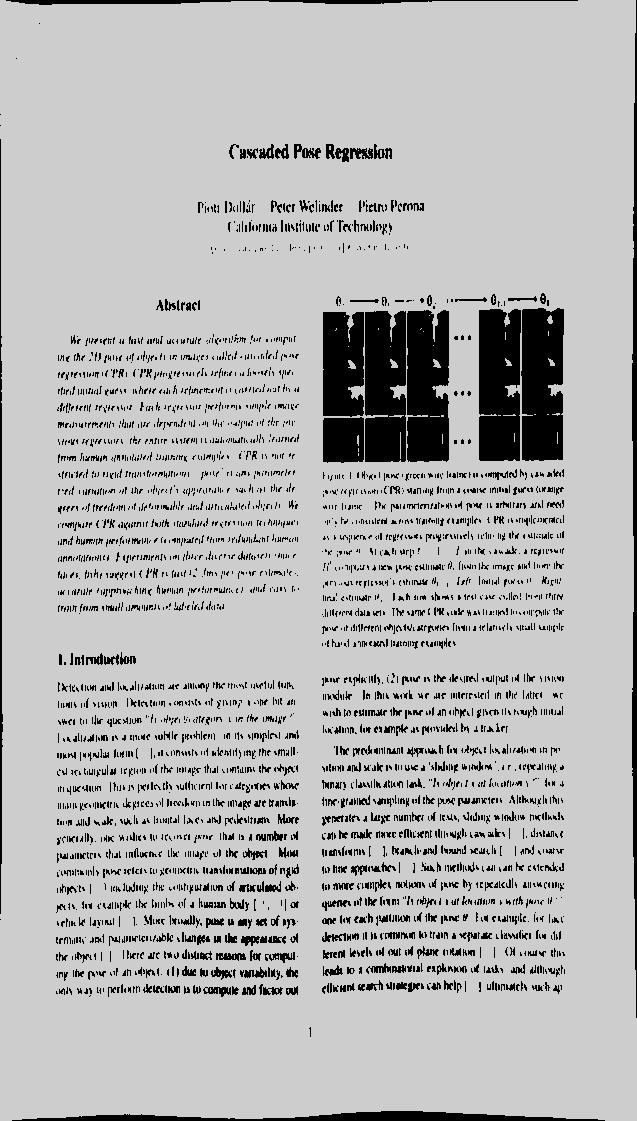
#> input picture XLAProject/normal_image.jpg, 637 x 1121 px
$ python -i normal.py   (imports and definitions only)
#> lines starting #> are read from the running program, lines starting #| are printed output that depends on the picture; after the words box and inside, x2 and y2 are one past the last pixel; in counts of white or black regions, pixels touching at a corner belong together
#> further down, picture is the input picture: shape (1121, 637, 3); min 0, max 214, mean 181.1
import cv2
import numpy as np

def rectify(h):
    h = h.reshape((4,2))
    hnew = np.zeros((4,2),dtype = np.float32)

    add = h.sum(1)
    hnew[0] = h[np.argmin(add)]
    hnew[2] = h[np.argmax(add)]

    diff = np.diff(h,axis = 1)
    hnew[1] = h[np.argmin(diff)]
    hnew[3] = h[np.argmax(diff)]

    return hnew
def scan_document(image):
    # thay đổi kích thước hình ảnh để xử lý dễ hơn,
    # chọn kích thước tối ưu để nội dung quan trọng không bị mất
    image = cv2.resize(image,(1500, 880))
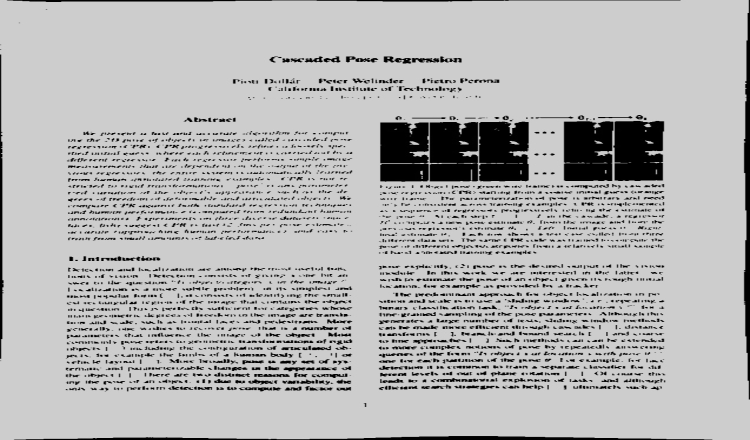
#> image: shape (880, 1500, 3) (shown at 1/2 size); min 0, max 212, mean 181

    # tạo một bản sao của ảnh gốc
    orig = image.copy()

    # chuyển đổi sang thang độ xám và mờ thành mịn
    gray = cv2.cvtColor(image, cv2.COLOR_BGR2GRAY)
    blurred = cv2.GaussianBlur(gray, (5, 5), 0)
    #blurred = cv2.medianBlur(gray, 5)

    # sử dụng phương pháp Canny Edge Detection
    edged = cv2.Canny(blurred, 0, 50)
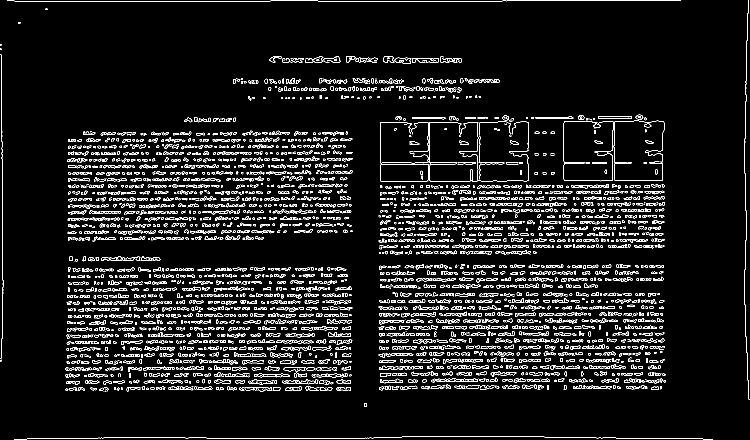
#> edged: shape (880, 1500) (shown at 1/2 size); 7% white in thin lines or dots
    orig_edged = edged.copy()

    # tìm các đường viền trong các cạnh của hình ảnh,
    # chỉ giữ lại những đường viền lớn nhất và khởi tạo đường viền màn hình.
    (contours, _) = cv2.findContours(edged, cv2.RETR_LIST, cv2.CHAIN_APPROX_NONE)
#> contours = 6271 contours, 4437 with area under 20; largest, box (x1, y1, x2, y2) and area: (760, 327, 859, 364) 3272, (760, 328, 857, 364) 3264, (858, 243, 1058, 363) 286, (758, 731, 815, 740) 266, (573, 759, 629, 769) 264
    contours = sorted(contours, key=cv2.contourArea, reverse=True)

    #x,y,w,h = cv2.boundingRect(contours[0])
    #cv2.rectangle(image,(x,y),(x+w,y+h),(0,0,255),0)

    # lấy đường viền xấp xỉ
    for c in contours:
        p = cv2.arcLength(c, True)
        approx = cv2.approxPolyDP(c, 0.02 * p, True)

        if len(approx) == 4:
            target = approx
            break
#> this loop made 1 pass
#> (p, target) on pass 1: (263.2, [[858, 328], [763, 328], [760, 360], [854, 362]])


    # ánh xạ điểm mục tiêu tới hình tứ giác 1000x800
    approx = rectify(target)
#> in rectify, `h = h.reshape((4,2))`: h = [[858, 328], [763, 328], [760, 360], [854, 362]]
#> in rectify, `add = h.sum(1)`: add = [1186, 1091, 1120, 1216]
#> in rectify, `diff = np.diff(h,axis = 1)`: diff = [-530, -435, -400, -492]
#> approx = [[763, 328], [858, 328], [854, 362], [760, 360]]
    pts2 = np.float32([[0,0],[1000,0],[1000,800],[0,800]])

    M = cv2.getPerspectiveTransform(approx,pts2)
#> M = [[20.13, 1.89, -15980.5], [-1.06e-14, 44.62, -14634.8], [0.00119, -0.000341, 1]]
    dst = cv2.warpPerspective(orig,M,(1000,800))
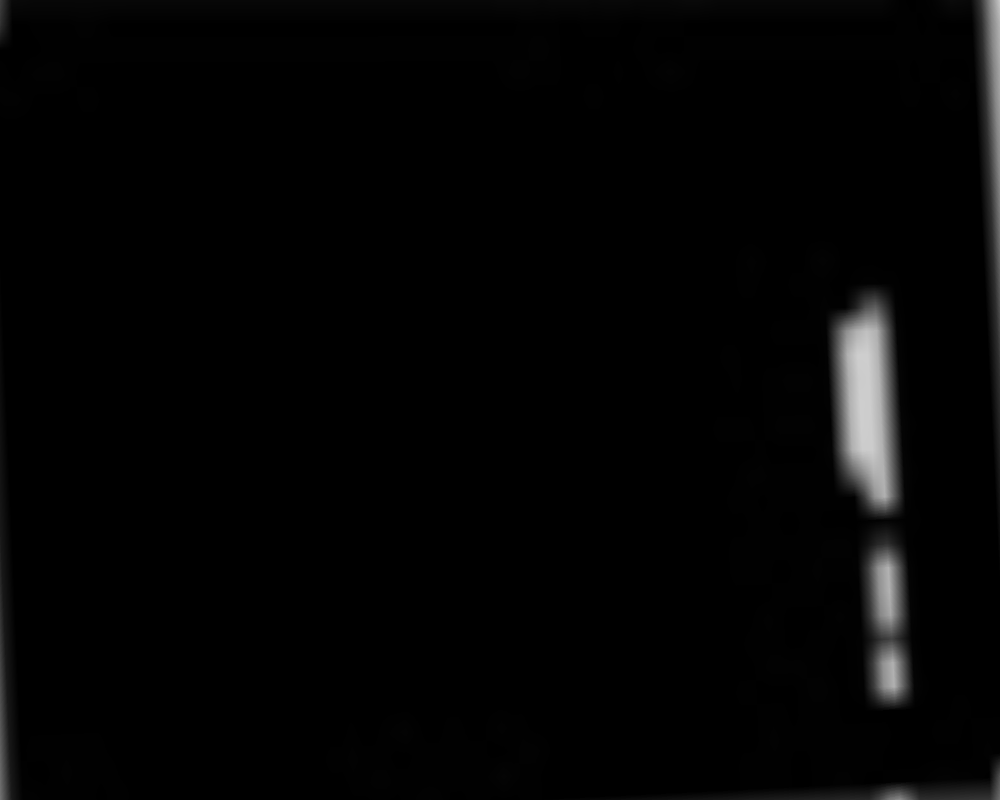
#> dst: shape (800, 1000, 3); min 0, max 206, mean 4.2

    cv2.drawContours(image, [target], -1, (0, 255, 0), 2)
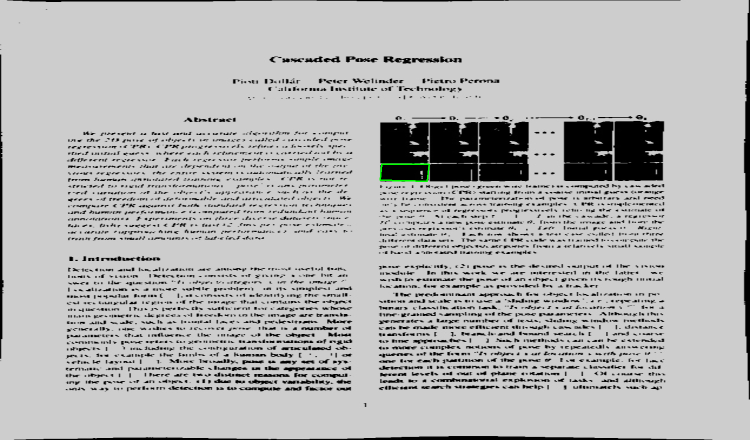
#> image: shape (880, 1500, 3) (shown at 1/2 size); 0.06% of pixels changed, all inside (x1, y1, x2, y2) = (759, 327, 860, 364); drawn as B, G, R
    dst = cv2.cvtColor(dst, cv2.COLOR_BGR2GRAY)
#> dst: shape (800, 1000)


    # sử dụng ngưỡng trên hình ảnh đã ánh xạ để có được hiệu ứng quét
    ret,th = cv2.threshold(dst,0,255,cv2.THRESH_BINARY+cv2.THRESH_OTSU)
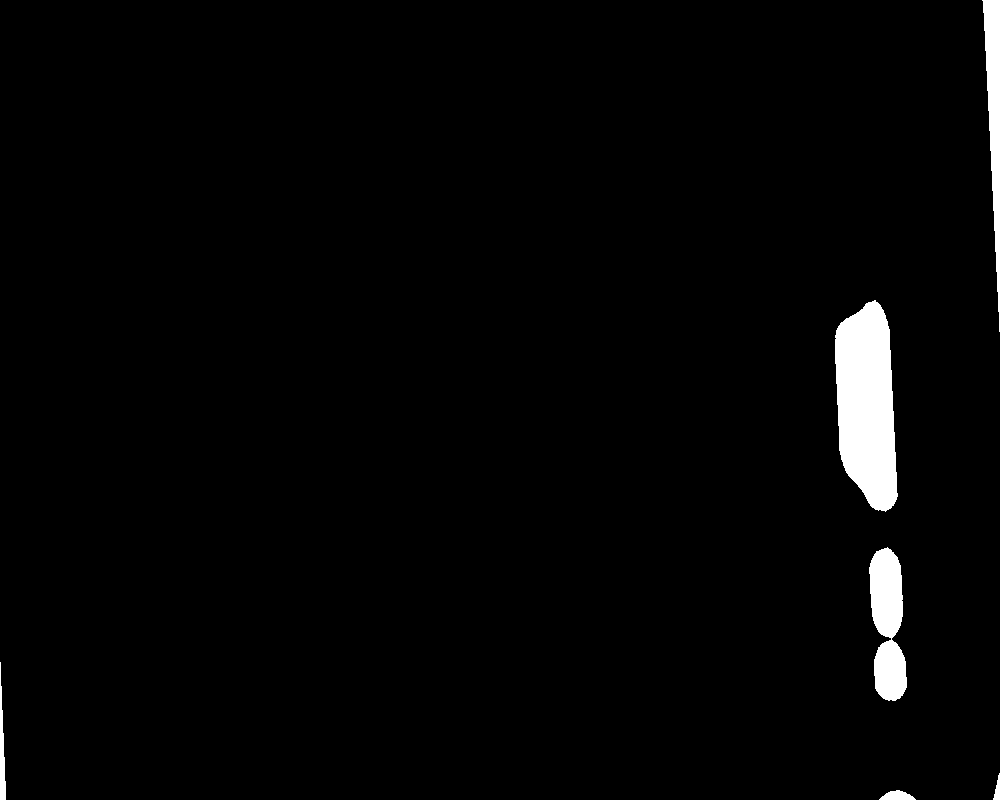
#> th: shape (800, 1000); 2.2% white; 6 white regions, box (x1, y1, x2, y2) and area: (835, 300, 898, 512) 10151, (869, 547, 907, 701) 4100, (982, 0, 1000, 332) 2915, (0, 662, 6, 800) 471, (879, 790, 916, 800) 244, (993, 773, 1000, 800) 106
#> ret = 67
    return th, dst

    # [10 lines of commented-out code are left out]

>>> import cv2
>>> picture = cv2.imread('normal_image.jpg')
>>> result = scan_document(picture)
